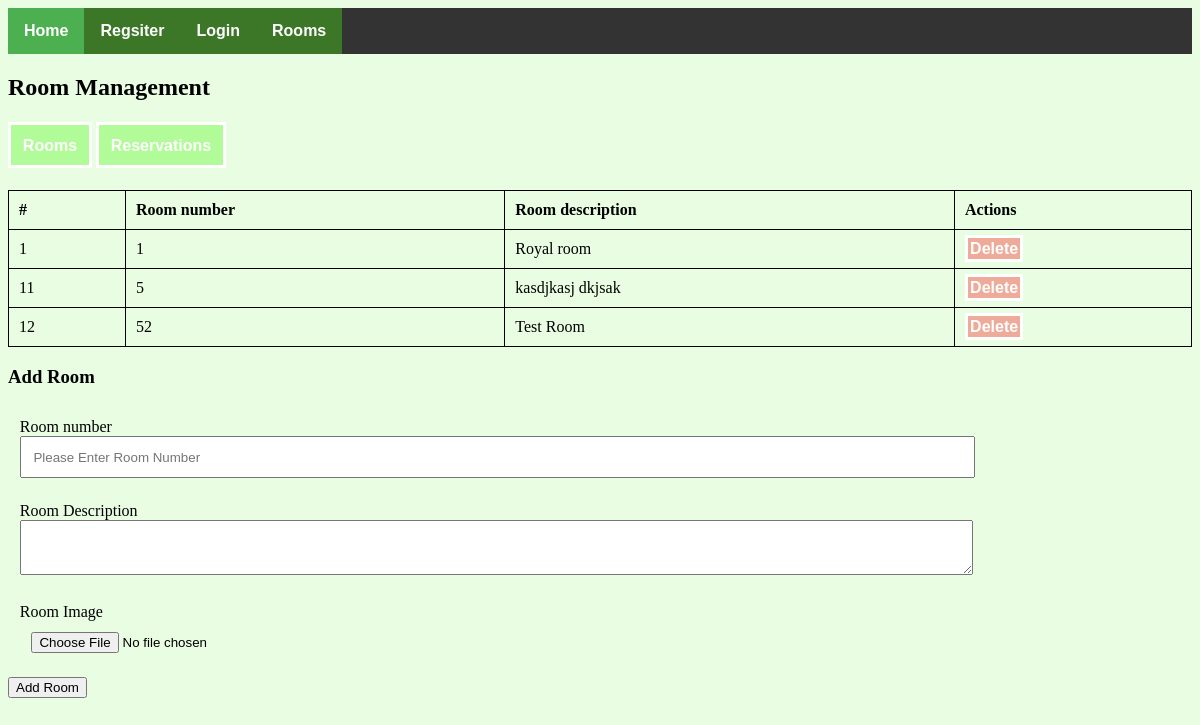
Page /pages/room.php on the committed database.
### tables this page shows
CREATE TABLE `rooms` (
  `id` int(11) NOT NULL,
  `room_number` int(11) NOT NULL,
  `description` text NOT NULL,
  `image` varchar(255) NOT NULL
);

### pages/room.php (the view, shortened to what this page needs)
<!DOCTYPE html>
<html>
<head>
  <link rel="stylesheet" type="text/css" href="../css/style.css">
</head>
<body>
<?php
        include('config.php');
  ?>
<ul>
    <li><a href="../index.php" class="active">Home</a></li>
    <li><a href="register.php">Regsiter</a></li>
    <?php if (isset($_SESSION['login'])) { ?>
      <li><a href="reservations.php">Reservations</a></li>
      <li><a href="logout.php">Logout</a></li>
      <?php if (isset($_SESSION['is_admin']) && ($_SESSION['is_admin'] == "1")) { ?>
        <li><a href="admin.php">Admin</a></li>
      <?php } ?>
    <?php } else { ?>
      <li><a href="login.php">Login</a></li>
    <?php } ?>
    <li><a href="rooms.php">Rooms</a></li>
  </ul>
  <h2>Room Management</h2>
  <div class="admin-links">
    <a href="room.php">Rooms</a>
    <a href="booking.php">Reservations</a>
  </div>
  <table style="width:100%">
  <tr>
    <th>#</th>
    <th>Room number</th>
    <th>Room description</th>
    <th>Actions</th>
  </tr>
  <?php
    $sql = "SELECT * FROM rooms";
    $rooms = mysqli_query($connection, $sql);
    if ($rooms->num_rows > 0) {
      while ($row = mysqli_fetch_assoc($rooms)) {
         echo "<tr>";
          echo "<td>".$row['id']."</td>";
          echo "<td>".$row['room_number']."</td>";
          echo "<td>".$row['description']."</td>";
          echo "<td><a href='deleteRoom.php?id=".$row['id']."' class='delete'>Delete</a></td>";
         echo "</tr>";
      }
    }
  ?>
</table>
  <h3>Add Room</h3>
  <form action="room.php" method="POST" enctype="multipart/form-data">
    <div class="form-group">
      <label for="room_number">Room number</label>
      <input type="number" name="room_number" id="room_number" placeholder="Please Enter Room Number">
    </div>
    <div class="form-group">
      <label for="description">Room Description</label>
      <textarea id="description" name="description"></textarea>
    </div>
    <div class="form-group">
      <label for="image">Room Image</label>
      <input type="file" name="image">
    </div>
    <input type="submit" name="submit" value="Add Room">
  </form>
</body>
</html>

### css/style.css (style rules this page uses)
body { background-color: #4bf5131f; }
.form-group { padding: 1%; }
.form-group label { display: block; }
.form-group input, .form-group select, .form-group textarea { width: 80%; padding: 1% }
a { text-decoration: none; background-color: #4bf51359; border: solid 3px #fff; padding: 1%; color: #fff; font-weight: bold; font-family: sans-serif; }
.admin-links { margin: 3% auto; }
table, th, td { border: 1px solid black; border-collapse: collapse; }
th, td { padding: 10px; }
th { text-align: left; }
.delete { background-color: #f5131359; }
ul { list-style-type: none; margin: 0; padding: 0; overflow: hidden; background-color: #333; }
li { float: left; }
li a { display: block !important; color: white !important; text-align: center !important; padding: 14px 16px !important; text-decoration: none !important; border: 0px !important; }
.active { background-color: #4CAF50 !important; }

### rows in the picture
rooms: id "1", room_number "1", description "Royal room"
rooms: id "11", room_number "5", description "kasdjkasj dkjsak"
rooms: id "12", room_number "52", description "Test Room"
